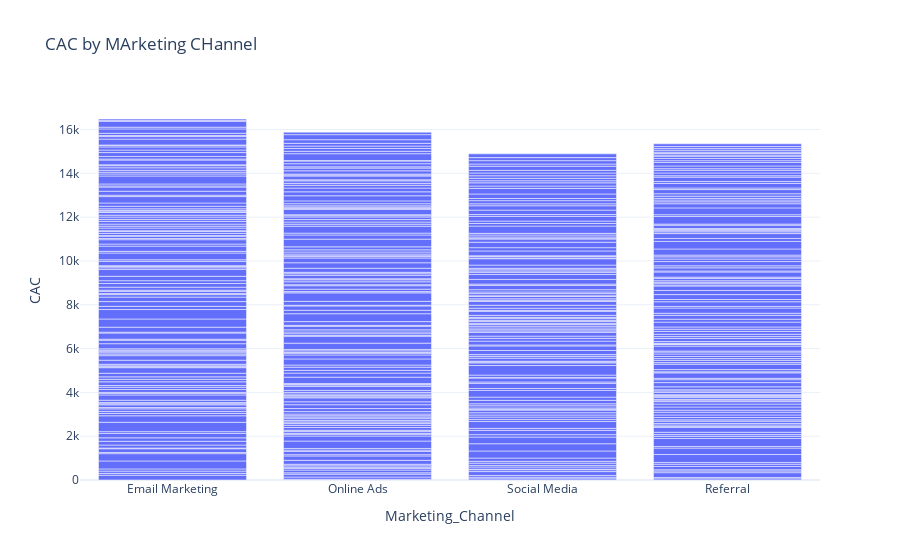

The cell this chart's notebook holds for it:
### Code cell
df['CAC'] = df['Marketing_Spend']/df['New_Customers']

fig1 = px.bar(df, x='Marketing_Channel', y ='CAC', title = 'CAC by MArketing CHannel')
fig1.show()

### Figure 1 — Plotly figure (JSON) as saved in the notebook; plotly's stock layout.template omitted (floating-point values rounded to 4 significant figures; data arrays with more than 128 entries replaced by an {"elided": "..."} marker saying what was removed)
{"data": [{"alignmentgroup": "True", "hovertemplate": "Marketing_Channel=%{x}<br>CAC=%{y}<extra></extra>", "legendgroup": "", "marker": {"color": "#636efa", "pattern": {"shape": ""}}, "name": "", "offsetgroup": "", "orientation": "v", "showlegend": false, "textposition": "auto", "type": "bar", "x": {"elided": "500 str values"}, "xaxis": "x", "y": {"elided": "500 float values"}, "yaxis": "y"}], "layout": {"barmode": "relative", "legend": {"tracegroupgap": 0}, "title": {"text": "CAC by MArketing CHannel"}, "xaxis": {"anchor": "y", "domain": [0, 1], "title": {"text": "Marketing_Channel"}}, "yaxis": {"anchor": "x", "domain": [0, 1], "title": {"text": "CAC"}}}}
